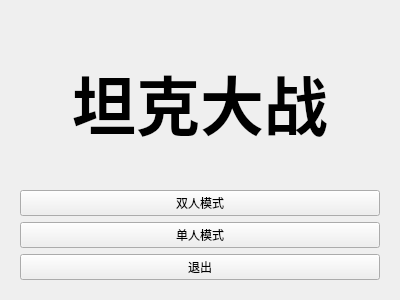
<?xml version="1.0" encoding="UTF-8"?>
<ui version="4.0">
 <class>MainWindow</class>
 <widget class="QWidget" name="MainWindow">
  <property name="geometry">
   <rect>
    <x>0</x>
    <y>0</y>
    <width>400</width>
    <height>300</height>
   </rect>
  </property>
  <property name="windowTitle">
   <string>MainWindow</string>
  </property>
  <layout class="QVBoxLayout" name="verticalLayout">
   <item>
    <widget class="QStackedWidget" name="stackedWidget">
     <property name="currentIndex">
      <number>0</number>
     </property>
     <widget class="QWidget" name="startWindow">
      <layout class="QVBoxLayout" name="verticalLayout_2">
       <item>
        <widget class="QLabel" name="titleLabel">
         <property name="font">
          <font>
           <family>锐字潮牌可变真言2.0简 Heavy</family>
           <pointsize>48</pointsize>
           <bold>true</bold>
          </font>
         </property>
         <property name="text">
          <string>坦克大战</string>
         </property>
         <property name="alignment">
          <set>Qt::AlignCenter</set>
         </property>
        </widget>
       </item>
       <item>
        <widget class="QPushButton" name="modeDoubleButton">
         <property name="focusPolicy">
          <enum>Qt::NoFocus</enum>
         </property>
         <property name="text">
          <string>双人模式</string>
         </property>
        </widget>
       </item>
       <item>
        <widget class="QPushButton" name="modeSingleButton">
         <property name="focusPolicy">
          <enum>Qt::NoFocus</enum>
         </property>
         <property name="text">
          <string>单人模式</string>
         </property>
        </widget>
       </item>
       <item>
        <widget class="QPushButton" name="startExitButton">
         <property name="focusPolicy">
          <enum>Qt::NoFocus</enum>
         </property>
         <property name="text">
          <string>退出</string>
         </property>
        </widget>
       </item>
      </layout>
     </widget>
     <widget class="GameWidget" name="gameWindow">
      <property name="font">
       <font>
        <family>锐字潮牌可变真言2.0简 Regualr</family>
       </font>
      </property>
     </widget>
     <widget class="QWidget" name="endWindow">
      <layout class="QVBoxLayout" name="verticalLayout_3">
       <item>
        <widget class="QLabel" name="resultLable">
         <property name="font">
          <font>
           <family>锐字潮牌可变真言2.0简 Heavy</family>
           <pointsize>48</pointsize>
           <italic>false</italic>
           <bold>true</bold>
          </font>
         </property>
         <property name="mouseTracking">
          <bool>false</bool>
         </property>
         <property name="tabletTracking">
          <bool>false</bool>
         </property>
         <property name="text">
          <string>玩家0失败</string>
         </property>
         <property name="alignment">
          <set>Qt::AlignCenter</set>
         </property>
        </widget>
       </item>
       <item>
        <widget class="QPushButton" name="restartButton">
         <property name="focusPolicy">
          <enum>Qt::NoFocus</enum>
         </property>
         <property name="text">
          <string>再来一局</string>
         </property>
        </widget>
       </item>
       <item>
        <widget class="QPushButton" name="endReturnButton">
         <property name="focusPolicy">
          <enum>Qt::NoFocus</enum>
         </property>
         <property name="text">
          <string>返回</string>
         </property>
        </widget>
       </item>
       <item>
        <widget class="QPushButton" name="endExitButton">
         <property name="focusPolicy">
          <enum>Qt::NoFocus</enum>
         </property>
         <property name="text">
          <string>退出</string>
         </property>
        </widget>
       </item>
      </layout>
     </widget>
    </widget>
   </item>
  </layout>
 </widget>
 <customwidgets>
  <customwidget>
   <class>GameWidget</class>
   <extends>QWidget</extends>
   <header>gamewidget.h</header>
   <container>1</container>
  </customwidget>
 </customwidgets>
 <resources/>
 <connections/>
</ui>
